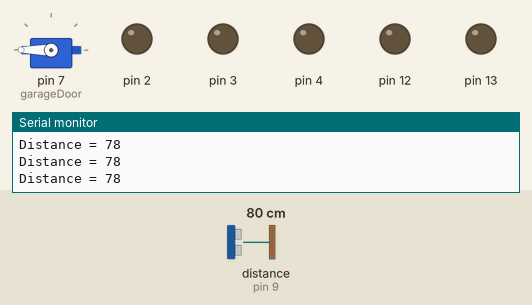
Recording of a sketch running on a simulated Arduino Uno, built with avr-gcc and run on an emulated ATmega328P. Shown: servo, output pins drawn as LEDs (lit = HIGH), the last lines printed to the serial monitor. Wiring (inferred from the names in the program): ultrasonic range finder: trigger pin 8; echo pin 9. The inputs (shaded band) are chosen by the test bench; at power-on: distance to the obstacle (sensor on pin 9) 80 cm. The echo pulse lasts 58.3 µs per cm; pins used as bus, display or sensor lines are not drawn.

Above: at 1.2 s.
1.3 s: distance to the obstacle (sensor on pin 9) set to 19 cm
4.3 s: distance to the obstacle (sensor on pin 9) set to 15 cm
At 5.5 s:
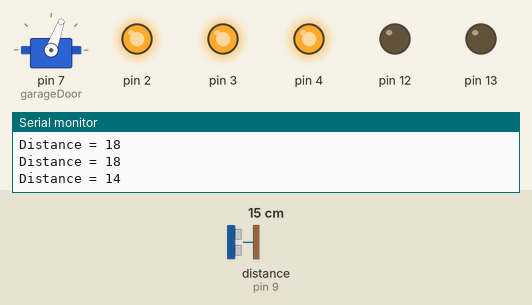
5.8 s: distance to the obstacle (sensor on pin 9) set to 18 cm
At 8.0 s:
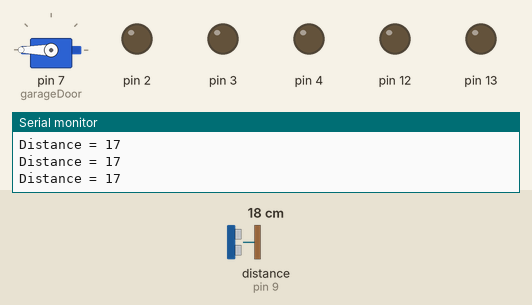
8.8 s: distance to the obstacle (sensor on pin 9) set to 2 cm
At 9.4 s:
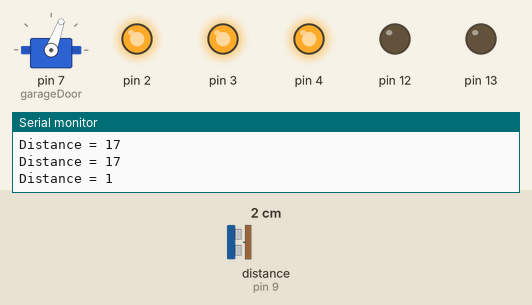
Timing chart, 0 to 11.3 s (numbered marks = the images above; inputs shaded):
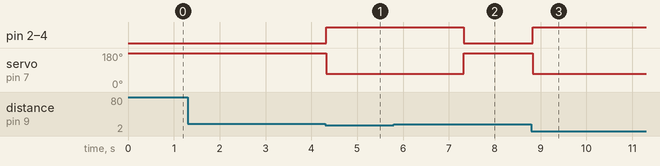

The sketch:

SMART_HOUSE_ARDUINO.ino
```cpp
#include <Servo.h>

Servo garageDoor;

const int trigPin=8;
const int echoPin=9;

void setup() {
  Serial.begin(9600);
  garageDoor.attach(7);

  pinMode(trigPin, OUTPUT);
  pinMode(echoPin, INPUT);
  pinMode(13, OUTPUT);
  pinMode(12, OUTPUT);

  pinMode(2, OUTPUT);
  pinMode(3, OUTPUT);
  pinMode(4, OUTPUT);

  garageDoor.write(360);
}

void loop() {
  long duration, distance;
  digitalWrite(trigPin, LOW);
  delayMicroseconds(2);
  digitalWrite(trigPin, HIGH);
  delayMicroseconds(10);
  digitalWrite(trigPin, LOW);
  duration=pulseIn(echoPin, HIGH);
  distance=duration * 0.034 / 2;
  Serial.print("Distance = ");
  Serial.println(distance);

  if(distance<=15 && distance!=0){
    garageDoor.write(70);
    digitalWrite(2, HIGH);
    digitalWrite(3, HIGH);
    digitalWrite(4, HIGH);
    delay(3000);
  }else{
    digitalWrite(2, LOW);
    digitalWrite(3, LOW);
    digitalWrite(4, LOW);
  }

  garageDoor.write(360);
}

//void setup(){
//  Serial.begin(9600);
//  pinMode(13, OUTPUT);
//}
//void loop(){
//  digitalWrite(13, HIGH);
//}
```

Measured:
- the behaviour switches between 17 and 16 cm on distance to the obstacle (sensor on pin 9) (found by bisection; images 0 and 1)
- after the input at 4.3 s, pin 2–4: LOW → HIGH at once; servo on pin 7 (garageDoor): 180° → 70° at once
- after the input at 5.8 s, pin 2–4: HIGH → LOW after 1.5 s; servo on pin 7 (garageDoor): 70° → 180° after 1.5 s
- after the input at 8.8 s, pin 2–4: LOW → HIGH at once; servo on pin 7 (garageDoor): 180° → 70° at once
